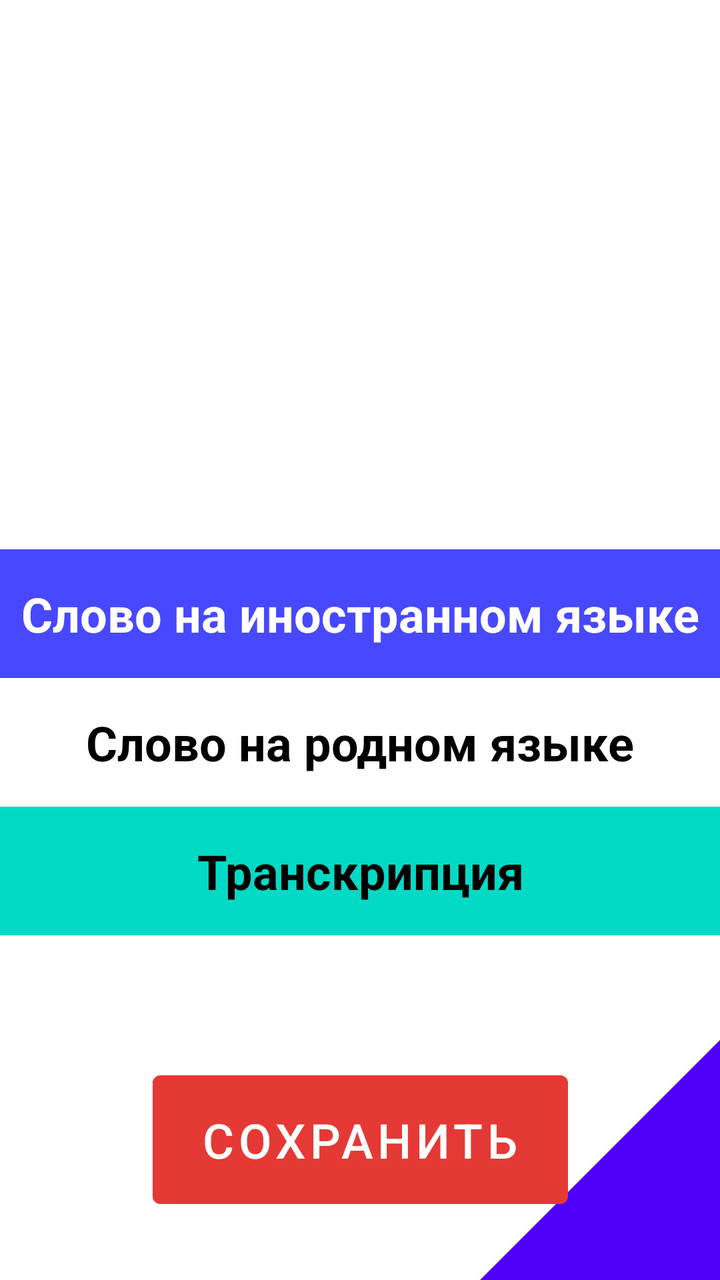
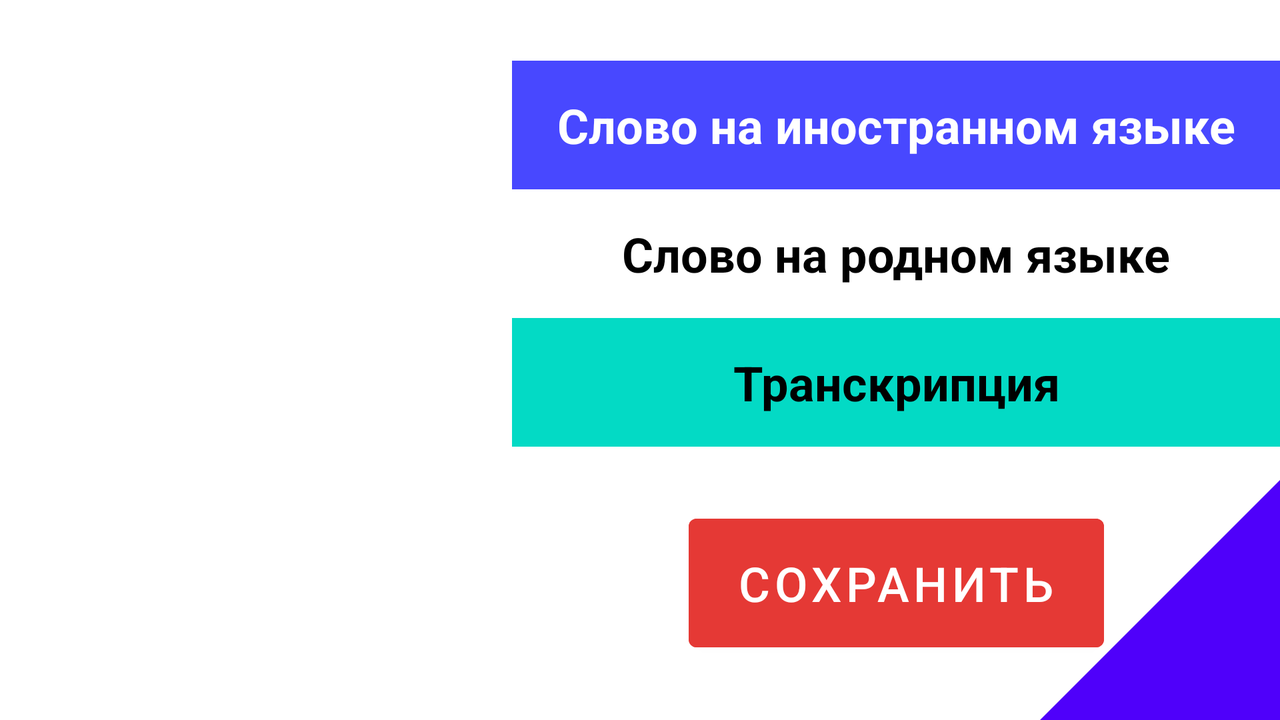

An Android layout and its configuration variant, each rendered on a device that would load it. The default file and the variant file are quoted in full after the pictures.
<!-- AndroidManifest.xml: application theme Theme.MyWords -->
<!-- res/layout/fragment_create_or_edit_word.xml -->
<?xml version="1.0" encoding="utf-8"?>
<androidx.constraintlayout.widget.ConstraintLayout xmlns:android="http://schemas.android.com/apk/res/android"
    xmlns:app="http://schemas.android.com/apk/res-auto"
    xmlns:tools="http://schemas.android.com/tools"
    android:layout_width="match_parent"
    android:layout_height="match_parent"
    tools:context=".mainfragments.CreateOrEditWordFragment">

    <ImageView
        android:id="@+id/add_image_word"
        android:layout_width="0dp"
        android:layout_height="0dp"
        app:layout_constraintBottom_toTopOf="@+id/add_word_in_foreign"
        app:layout_constraintEnd_toEndOf="parent"
        app:layout_constraintStart_toStartOf="parent"
        app:layout_constraintTop_toTopOf="parent"
        app:srcCompat="@drawable/ic_photo_standard" />

    <TextView
        android:id="@+id/add_word_in_foreign"
        android:layout_width="0dp"
        android:layout_height="wrap_content"
        android:background="@color/purple_500"
        android:gravity="center"
        android:paddingTop="16dp"
        android:paddingBottom="16dp"
        android:text="@string/word_in_foreign"
        android:textAlignment="center"
        android:textColor="@color/white"
        android:textSize="24sp"
        android:textStyle="bold"
        app:layout_constraintBottom_toTopOf="@+id/add_word_in_native"
        app:layout_constraintEnd_toEndOf="parent"
        app:layout_constraintStart_toStartOf="parent"
        app:layout_constraintTop_toBottomOf="@+id/add_image_word" />

    <TextView
        android:id="@+id/add_word_in_native"
        android:layout_width="0dp"
        android:layout_height="wrap_content"
        android:gravity="center"
        android:paddingTop="16dp"
        android:paddingBottom="16dp"
        android:text="@string/word_in_native"
        android:textAlignment="center"
        android:textColor="@color/black"
        android:textSize="24sp"
        android:textStyle="bold"
        app:layout_constraintBottom_toTopOf="@+id/add_transcription"
        app:layout_constraintEnd_toEndOf="parent"
        app:layout_constraintStart_toStartOf="parent"
        app:layout_constraintTop_toBottomOf="@+id/add_word_in_foreign" />

    <TextView
        android:id="@+id/add_transcription"
        android:layout_width="0dp"
        android:layout_height="wrap_content"
        android:layout_marginBottom="64dp"
        android:background="@color/teal_200"
        android:gravity="center"
        android:paddingTop="16dp"
        android:paddingBottom="16dp"
        android:text="@string/transcription"
        android:textAlignment="center"
        android:textColor="@color/black"
        android:textSize="24sp"
        android:textStyle="bold"
        app:layout_constraintBottom_toTopOf="@+id/save_new_word"
        app:layout_constraintEnd_toEndOf="parent"
        app:layout_constraintStart_toStartOf="parent"
        app:layout_constraintTop_toBottomOf="@+id/add_word_in_native" />

    <Button
        android:id="@+id/save_new_word"
        android:layout_width="wrap_content"
        android:layout_height="wrap_content"
        android:layout_marginBottom="32dp"
        android:backgroundTint="@color/red"
        android:paddingLeft="24dp"
        android:paddingTop="16sp"
        android:paddingRight="24dp"
        android:paddingBottom="16sp"
        android:text="@string/save"
        android:textSize="24sp"
        app:layout_constraintBottom_toBottomOf="parent"
        app:layout_constraintEnd_toEndOf="parent"
        app:layout_constraintStart_toStartOf="parent"
        app:layout_constraintTop_toBottomOf="@+id/add_transcription" />

    <ImageView
        android:layout_width="120dp"
        android:layout_height="120dp"
        android:rotation="180"
        android:src="@drawable/ic_triangle"
        app:layout_constraintBottom_toBottomOf="parent"
        app:layout_constraintEnd_toEndOf="parent" />

</androidx.constraintlayout.widget.ConstraintLayout>
<!-- resources referenced by this layout -->
<resources>
  <color name="black">#FF000000</color>
  <color name="purple_500">#4848FF</color>
  <color name="red">#E53935</color>
  <color name="teal_200">#FF03DAC5</color>
  <color name="white">#FFFFFFFF</color>
  <!-- drawable ic_triangle (drawable) -->
  <?xml version="1.0" encoding="utf-8"?>
  <vector xmlns:android="http://schemas.android.com/apk/res/android"
      android:width="24dp"
      android:height="24dp"
      android:viewportWidth="24.0"
      android:viewportHeight="24.0">
      <path
          android:pathData="M0,0 L24,0 L0,24 z"
          android:fillColor="@color/purple_700"/>
  </vector>
  <string name="save">Сохранить</string>
  <string name="transcription">Транскрипция</string>
  <string name="word_in_foreign">Слово на иностранном языке</string>
  <string name="word_in_native">Слово на родном языке</string>
  <style name="Theme.MyWords" parent="Theme.MaterialComponents.Light.NoActionBar">
          <item name="colorPrimary">@color/purple_500</item>
  
          <item name="colorPrimaryDark">@color/purple_700</item>
  
          <item name="colorAccent">@color/teal_700</item>
  
      </style>
  <color name="purple_700">#4F00FA</color>
  <color name="teal_700">#FF018786</color>
</resources>
<!-- res/layout-land/fragment_create_or_edit_word.xml (the repository's variant of the layout above) -->
<!-- drawn on the phone turned sideways -->
<?xml version="1.0" encoding="utf-8"?>
<LinearLayout xmlns:android="http://schemas.android.com/apk/res/android"
    xmlns:app="http://schemas.android.com/apk/res-auto"
    xmlns:tools="http://schemas.android.com/tools"
    android:layout_width="match_parent"
    android:layout_height="match_parent"
    tools:context=".mainfragments.CreateOrEditWordFragment">

    <ImageView
        android:id="@+id/add_image_word"
        android:layout_width="match_parent"
        android:layout_height="match_parent"
        android:layout_weight="1.5"
        app:srcCompat="@drawable/ic_photo_standard" />

    <androidx.constraintlayout.widget.ConstraintLayout
        android:layout_width="match_parent"
        android:layout_height="match_parent"
        android:layout_weight="1">

        <ImageView
            android:layout_width="120dp"
            android:layout_height="120dp"
            android:rotation="180"
            android:src="@drawable/ic_triangle"
            app:layout_constraintBottom_toBottomOf="parent"
            app:layout_constraintEnd_toEndOf="parent" />

        <LinearLayout
            android:id="@+id/linearLayout3"
            android:layout_width="0dp"
            android:layout_height="wrap_content"
            android:orientation="vertical"
            app:layout_constraintBottom_toTopOf="@+id/save_new_word"
            app:layout_constraintEnd_toEndOf="parent"
            app:layout_constraintStart_toStartOf="parent"
            app:layout_constraintTop_toTopOf="parent">

            <TextView
                android:id="@+id/add_word_in_foreign"
                android:layout_width="match_parent"
                android:layout_height="wrap_content"
                android:background="@color/purple_500"
                android:gravity="center"
                android:paddingTop="16dp"
                android:paddingBottom="16dp"
                android:text="@string/word_in_foreign"
                android:textAlignment="center"
                android:textColor="@color/white"
                android:textSize="24sp"
                android:textStyle="bold" />

            <TextView
                android:id="@+id/add_word_in_native"
                android:layout_width="match_parent"
                android:layout_height="wrap_content"
                android:gravity="center"
                android:paddingTop="16dp"
                android:paddingBottom="16dp"
                android:text="@string/word_in_native"
                android:textAlignment="center"
                android:textColor="@color/black"
                android:textSize="24sp"
                android:textStyle="bold" />

            <TextView
                android:id="@+id/add_transcription"
                android:layout_width="match_parent"
                android:layout_height="wrap_content"
                android:background="@color/teal_200"
                android:gravity="center"
                android:paddingTop="16dp"
                android:paddingBottom="16dp"
                android:text="@string/transcription"
                android:textAlignment="center"
                android:textColor="@color/black"
                android:textSize="24sp"
                android:textStyle="bold" />
        </LinearLayout>

        <Button
            android:id="@+id/save_new_word"
            android:layout_width="wrap_content"
            android:layout_height="wrap_content"
            android:backgroundTint="@color/red"
            android:paddingLeft="24dp"
            android:paddingTop="16sp"
            android:paddingRight="24dp"
            android:paddingBottom="16sp"
            android:text="@string/save"
            android:textSize="24sp"
            app:layout_constraintBottom_toBottomOf="parent"
            app:layout_constraintEnd_toEndOf="parent"
            app:layout_constraintStart_toStartOf="parent"
            app:layout_constraintTop_toBottomOf="@+id/linearLayout3" />

    </androidx.constraintlayout.widget.ConstraintLayout>

</LinearLayout>
